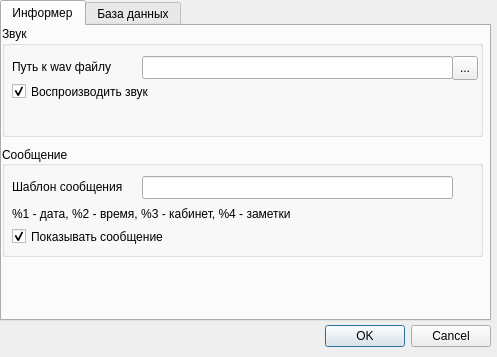
<?xml version="1.0" encoding="UTF-8"?>
<ui version="4.0">
 <class>settingsDialog</class>
 <widget class="QDialog" name="settingsDialog">
  <property name="geometry">
   <rect>
    <x>0</x>
    <y>0</y>
    <width>497</width>
    <height>357</height>
   </rect>
  </property>
  <property name="windowTitle">
   <string>Настройки</string>
  </property>
  <widget class="QDialogButtonBox" name="buttonBox">
   <property name="geometry">
    <rect>
     <x>150</x>
     <y>320</y>
     <width>341</width>
     <height>32</height>
    </rect>
   </property>
   <property name="orientation">
    <enum>Qt::Horizontal</enum>
   </property>
   <property name="standardButtons">
    <set>QDialogButtonBox::Cancel|QDialogButtonBox::Ok</set>
   </property>
  </widget>
  <widget class="QTabWidget" name="tabWidget">
   <property name="geometry">
    <rect>
     <x>0</x>
     <y>0</y>
     <width>491</width>
     <height>321</height>
    </rect>
   </property>
   <property name="currentIndex">
    <number>0</number>
   </property>
   <widget class="QWidget" name="tab">
    <attribute name="title">
     <string>Информер</string>
    </attribute>
    <widget class="QGroupBox" name="soundGroupBox">
     <property name="geometry">
      <rect>
       <x>0</x>
       <y>0</y>
       <width>481</width>
       <height>111</height>
      </rect>
     </property>
     <property name="title">
      <string>Звук</string>
     </property>
     <property name="flat">
      <bool>false</bool>
     </property>
     <widget class="QLineEdit" name="soundPathEdit">
      <property name="geometry">
       <rect>
        <x>140</x>
        <y>30</y>
        <width>311</width>
        <height>23</height>
       </rect>
      </property>
     </widget>
     <widget class="QLabel" name="soundPathLabel">
      <property name="geometry">
       <rect>
        <x>10</x>
        <y>30</y>
        <width>111</width>
        <height>21</height>
       </rect>
      </property>
      <property name="text">
       <string>Путь к wav файлу</string>
      </property>
     </widget>
     <widget class="QToolButton" name="soundPathToolButton">
      <property name="geometry">
       <rect>
        <x>450</x>
        <y>30</y>
        <width>26</width>
        <height>24</height>
       </rect>
      </property>
      <property name="text">
       <string>...</string>
      </property>
     </widget>
     <widget class="QLabel" name="soundErrorLabel">
      <property name="geometry">
       <rect>
        <x>10</x>
        <y>80</y>
        <width>461</width>
        <height>21</height>
       </rect>
      </property>
      <property name="palette">
       <palette>
        <active>
         <colorrole role="WindowText">
          <brush brushstyle="SolidPattern">
           <color alpha="255">
            <red>255</red>
            <green>0</green>
            <blue>0</blue>
           </color>
          </brush>
         </colorrole>
        </active>
        <inactive>
         <colorrole role="WindowText">
          <brush brushstyle="SolidPattern">
           <color alpha="255">
            <red>255</red>
            <green>0</green>
            <blue>0</blue>
           </color>
          </brush>
         </colorrole>
        </inactive>
        <disabled>
         <colorrole role="WindowText">
          <brush brushstyle="SolidPattern">
           <color alpha="255">
            <red>151</red>
            <green>151</green>
            <blue>151</blue>
           </color>
          </brush>
         </colorrole>
        </disabled>
       </palette>
      </property>
      <property name="text">
       <string/>
      </property>
     </widget>
     <widget class="QCheckBox" name="soundCheckBox">
      <property name="geometry">
       <rect>
        <x>10</x>
        <y>50</y>
        <width>161</width>
        <height>31</height>
       </rect>
      </property>
      <property name="text">
       <string>Воспроизводить звук</string>
      </property>
      <property name="checked">
       <bool>true</bool>
      </property>
      <property name="tristate">
       <bool>false</bool>
      </property>
     </widget>
    </widget>
    <widget class="QGroupBox" name="messageGroupBox">
     <property name="geometry">
      <rect>
       <x>0</x>
       <y>120</y>
       <width>481</width>
       <height>111</height>
      </rect>
     </property>
     <property name="title">
      <string>Сообщение</string>
     </property>
     <property name="alignment">
      <set>Qt::AlignLeading|Qt::AlignLeft|Qt::AlignVCenter</set>
     </property>
     <property name="flat">
      <bool>false</bool>
     </property>
     <widget class="QLineEdit" name="patternLineEdit">
      <property name="geometry">
       <rect>
        <x>140</x>
        <y>30</y>
        <width>311</width>
        <height>23</height>
       </rect>
      </property>
     </widget>
     <widget class="QLabel" name="patternLabel">
      <property name="geometry">
       <rect>
        <x>10</x>
        <y>30</y>
        <width>131</width>
        <height>21</height>
       </rect>
      </property>
      <property name="text">
       <string>Шаблон сообщения</string>
      </property>
     </widget>
     <widget class="QLabel" name="patternInfLabel">
      <property name="geometry">
       <rect>
        <x>10</x>
        <y>60</y>
        <width>461</width>
        <height>16</height>
       </rect>
      </property>
      <property name="text">
       <string>%1 - дата, %2 - время, %3 - кабинет, %4 - заметки</string>
      </property>
     </widget>
     <widget class="QCheckBox" name="messageCheckBox">
      <property name="geometry">
       <rect>
        <x>10</x>
        <y>80</y>
        <width>181</width>
        <height>21</height>
       </rect>
      </property>
      <property name="text">
       <string>Показывать сообщение</string>
      </property>
      <property name="checked">
       <bool>true</bool>
      </property>
     </widget>
    </widget>
   </widget>
   <widget class="QWidget" name="tab_2">
    <attribute name="title">
     <string>База данных</string>
    </attribute>
    <widget class="QLineEdit" name="dbPathLineEdit">
     <property name="geometry">
      <rect>
       <x>120</x>
       <y>10</y>
       <width>331</width>
       <height>23</height>
      </rect>
     </property>
    </widget>
    <widget class="QLineEdit" name="dbTableLineEdit">
     <property name="geometry">
      <rect>
       <x>120</x>
       <y>40</y>
       <width>331</width>
       <height>23</height>
      </rect>
     </property>
    </widget>
    <widget class="QToolButton" name="dbToolButton">
     <property name="geometry">
      <rect>
       <x>450</x>
       <y>10</y>
       <width>26</width>
       <height>24</height>
      </rect>
     </property>
     <property name="text">
      <string>...</string>
     </property>
    </widget>
    <widget class="QLabel" name="dbLabel">
     <property name="geometry">
      <rect>
       <x>0</x>
       <y>10</y>
       <width>121</width>
       <height>21</height>
      </rect>
     </property>
     <property name="text">
      <string>Путь к базе данных</string>
     </property>
    </widget>
    <widget class="QLabel" name="dbTableLabel">
     <property name="geometry">
      <rect>
       <x>0</x>
       <y>40</y>
       <width>121</width>
       <height>21</height>
      </rect>
     </property>
     <property name="text">
      <string>Имя таблицы</string>
     </property>
    </widget>
   </widget>
  </widget>
 </widget>
 <resources/>
 <connections>
  <connection>
   <sender>buttonBox</sender>
   <signal>accepted()</signal>
   <receiver>settingsDialog</receiver>
   <slot>accept()</slot>
   <hints>
    <hint type="sourcelabel">
     <x>248</x>
     <y>254</y>
    </hint>
    <hint type="destinationlabel">
     <x>157</x>
     <y>274</y>
    </hint>
   </hints>
  </connection>
  <connection>
   <sender>buttonBox</sender>
   <signal>rejected()</signal>
   <receiver>settingsDialog</receiver>
   <slot>reject()</slot>
   <hints>
    <hint type="sourcelabel">
     <x>316</x>
     <y>260</y>
    </hint>
    <hint type="destinationlabel">
     <x>286</x>
     <y>274</y>
    </hint>
   </hints>
  </connection>
 </connections>
</ui>
